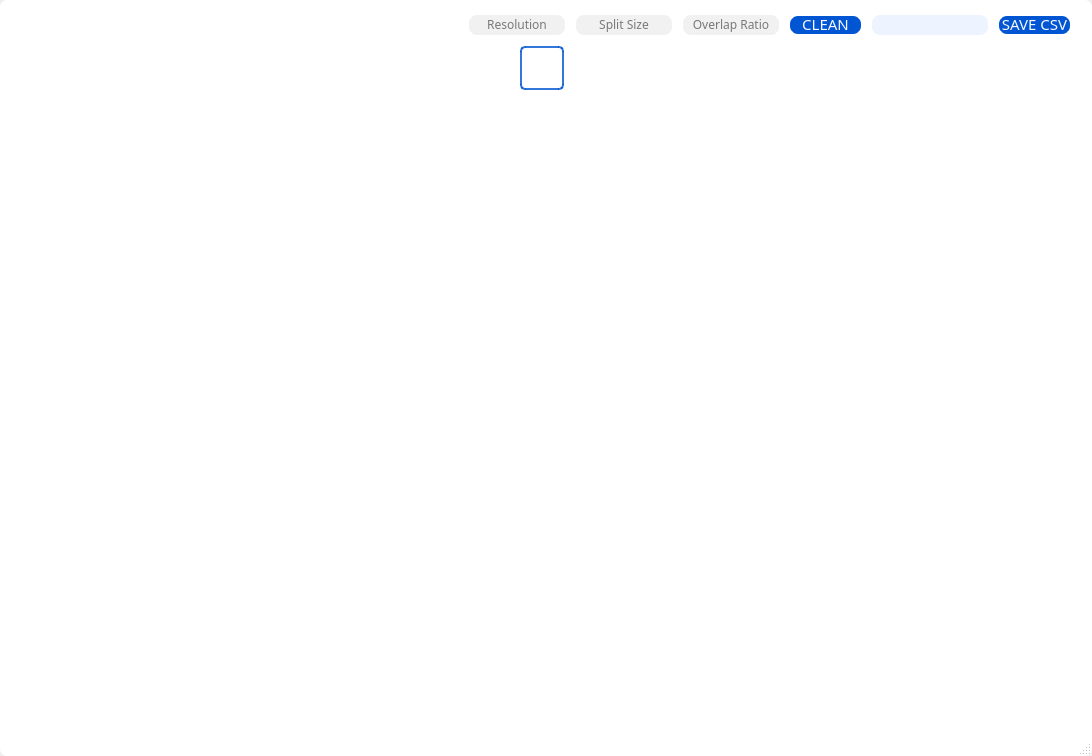
<?xml version="1.0" encoding="UTF-8"?>
<ui version="4.0">
 <class>Dialog</class>
 <widget class="QDialog" name="Dialog">
  <property name="geometry">
   <rect>
    <x>0</x>
    <y>0</y>
    <width>1092</width>
    <height>756</height>
   </rect>
  </property>
  <property name="windowTitle">
   <string>Dialog</string>
  </property>
  <property name="styleSheet">
   <string notr="true"/>
  </property>
  <property name="sizeGripEnabled">
   <bool>true</bool>
  </property>
  <property name="modal">
   <bool>false</bool>
  </property>
  <layout class="QGridLayout" name="gridLayout_4">
   <property name="leftMargin">
    <number>0</number>
   </property>
   <property name="topMargin">
    <number>0</number>
   </property>
   <property name="rightMargin">
    <number>0</number>
   </property>
   <property name="bottomMargin">
    <number>0</number>
   </property>
   <item row="0" column="0">
    <widget class="QFrame" name="frame">
     <property name="styleSheet">
      <string notr="true">border: 1px solid rgba(0,0,0,.12);
border-radius: 7px;
background-color: white;</string>
     </property>
     <layout class="QGridLayout" name="gl_all">
      <property name="leftMargin">
       <number>7</number>
      </property>
      <property name="topMargin">
       <number>7</number>
      </property>
      <property name="rightMargin">
       <number>7</number>
      </property>
      <property name="bottomMargin">
       <number>7</number>
      </property>
      <property name="verticalSpacing">
       <number>9</number>
      </property>
      <item row="0" column="0">
       <layout class="QGridLayout" name="gl_bar">
        <property name="leftMargin">
         <number>7</number>
        </property>
        <property name="topMargin">
         <number>6</number>
        </property>
        <property name="rightMargin">
         <number>13</number>
        </property>
        <property name="horizontalSpacing">
         <number>7</number>
        </property>
        <item row="0" column="3">
         <widget class="QPushButton" name="pb_save_dataset">
          <property name="enabled">
           <bool>false</bool>
          </property>
          <property name="minimumSize">
           <size>
            <width>21</width>
            <height>22</height>
           </size>
          </property>
          <property name="maximumSize">
           <size>
            <width>21</width>
            <height>22</height>
           </size>
          </property>
          <property name="font">
           <font>
            <family>Tw Cen MT Condensed</family>
            <pointsize>12</pointsize>
           </font>
          </property>
          <property name="styleSheet">
           <string notr="true">QPushButton {
	background-color: rgba(0,0,0,0);
	border: none;
}
QPushButton:pressed{
	margin: 1 1 1 1;
	outline: 0;
}
</string>
          </property>
          <property name="text">
           <string/>
          </property>
          <property name="icon">
           <iconset>
            <normaloff>../../GUIImg/pb-save-hover.png</normaloff>../../GUIImg/pb-save-hover.png</iconset>
          </property>
          <property name="iconSize">
           <size>
            <width>20</width>
            <height>20</height>
           </size>
          </property>
         </widget>
        </item>
        <item row="0" column="7">
         <widget class="QLineEdit" name="le_overlap_ratio">
          <property name="enabled">
           <bool>false</bool>
          </property>
          <property name="minimumSize">
           <size>
            <width>100</width>
            <height>0</height>
           </size>
          </property>
          <property name="maximumSize">
           <size>
            <width>100</width>
            <height>16777215</height>
           </size>
          </property>
          <property name="font">
           <font>
            <family>Tw Cen MT</family>
            <pointsize>9</pointsize>
           </font>
          </property>
          <property name="styleSheet">
           <string notr="true">QLineEdit {
	border: 2px solid white;
	border-radius: 10px;
	background-color: #F1F1F1;
	padding-bottom: 1px;
}
</string>
          </property>
          <property name="text">
           <string/>
          </property>
          <property name="alignment">
           <set>Qt::AlignCenter</set>
          </property>
          <property name="placeholderText">
           <string>Overlap Ratio</string>
          </property>
         </widget>
        </item>
        <item row="0" column="8">
         <widget class="QPushButton" name="pb_clean">
          <property name="enabled">
           <bool>true</bool>
          </property>
          <property name="minimumSize">
           <size>
            <width>75</width>
            <height>22</height>
           </size>
          </property>
          <property name="maximumSize">
           <size>
            <width>75</width>
            <height>22</height>
           </size>
          </property>
          <property name="font">
           <font>
            <family>Tw Cen MT Condensed</family>
            <pointsize>11</pointsize>
            <weight>50</weight>
            <bold>false</bold>
            <kerning>true</kerning>
           </font>
          </property>
          <property name="styleSheet">
           <string notr="true">QPushButton {
	background-color: #0055D2;
	color: #F7F9FF;
	border: 2px solid white;
	border-radius: 10px;
	padding-bottom: 2px;
}
QPushButton:pressed {
	margin: 1 1 1 1;
}</string>
          </property>
          <property name="text">
           <string>CLEAN</string>
          </property>
         </widget>
        </item>
        <item row="0" column="6">
         <widget class="QLineEdit" name="le_crop_size">
          <property name="enabled">
           <bool>false</bool>
          </property>
          <property name="minimumSize">
           <size>
            <width>100</width>
            <height>0</height>
           </size>
          </property>
          <property name="maximumSize">
           <size>
            <width>100</width>
            <height>16777215</height>
           </size>
          </property>
          <property name="font">
           <font>
            <family>Tw Cen MT</family>
            <pointsize>9</pointsize>
           </font>
          </property>
          <property name="styleSheet">
           <string notr="true">QLineEdit {
	border: 2px solid white;
	border-radius: 10px;
	background-color: #F1F1F1;
	padding-bottom: 1px;
}</string>
          </property>
          <property name="text">
           <string/>
          </property>
          <property name="alignment">
           <set>Qt::AlignCenter</set>
          </property>
          <property name="placeholderText">
           <string>Split Size</string>
          </property>
         </widget>
        </item>
        <item row="0" column="0">
         <widget class="QPushButton" name="pb_leave">
          <property name="minimumSize">
           <size>
            <width>21</width>
            <height>22</height>
           </size>
          </property>
          <property name="maximumSize">
           <size>
            <width>21</width>
            <height>22</height>
           </size>
          </property>
          <property name="font">
           <font>
            <family>Tw Cen MT Condensed</family>
            <pointsize>12</pointsize>
            <weight>50</weight>
            <bold>false</bold>
           </font>
          </property>
          <property name="styleSheet">
           <string notr="true">QPushButton {
	background-color: rgba(0,0,0,0);
	border: none;
}
QPushButton:pressed{
	margin: 1 1 1 1;
	outline: 0;
}


</string>
          </property>
          <property name="text">
           <string/>
          </property>
          <property name="icon">
           <iconset>
            <normaloff>../../GUIImg/exit3.png</normaloff>../../GUIImg/exit3.png</iconset>
          </property>
          <property name="iconSize">
           <size>
            <width>20</width>
            <height>20</height>
           </size>
          </property>
          <property name="checkable">
           <bool>true</bool>
          </property>
         </widget>
        </item>
        <item row="0" column="9">
         <widget class="QLabel" name="info_display">
          <property name="minimumSize">
           <size>
            <width>120</width>
            <height>0</height>
           </size>
          </property>
          <property name="maximumSize">
           <size>
            <width>120</width>
            <height>16777215</height>
           </size>
          </property>
          <property name="font">
           <font>
            <family>Tw Cen MT</family>
            <pointsize>9</pointsize>
           </font>
          </property>
          <property name="styleSheet">
           <string notr="true">background-color: #EDF3FF;
border: 2px solid white;
border-radius: 10px;
padding-bottom: 1px;</string>
          </property>
          <property name="text">
           <string/>
          </property>
          <property name="alignment">
           <set>Qt::AlignCenter</set>
          </property>
         </widget>
        </item>
        <item row="0" column="1">
         <widget class="QPushButton" name="pb_openfile">
          <property name="minimumSize">
           <size>
            <width>21</width>
            <height>22</height>
           </size>
          </property>
          <property name="maximumSize">
           <size>
            <width>21</width>
            <height>22</height>
           </size>
          </property>
          <property name="font">
           <font>
            <family>Tw Cen MT Condensed</family>
            <pointsize>12</pointsize>
            <weight>50</weight>
            <bold>false</bold>
           </font>
          </property>
          <property name="styleSheet">
           <string notr="true">QPushButton {
	background-color: rgba(0,0,0,0);
	border: none;
}
QPushButton:pressed{
	margin: 1 1 1 1;
	outline: 0;
}


</string>
          </property>
          <property name="text">
           <string/>
          </property>
          <property name="icon">
           <iconset>
            <normaloff>../../GUIImg/insert-picture-icon2.png</normaloff>../../GUIImg/insert-picture-icon2.png</iconset>
          </property>
          <property name="iconSize">
           <size>
            <width>20</width>
            <height>20</height>
           </size>
          </property>
          <property name="checkable">
           <bool>true</bool>
          </property>
         </widget>
        </item>
        <item row="0" column="5">
         <widget class="QLineEdit" name="le_crop_size_2">
          <property name="enabled">
           <bool>false</bool>
          </property>
          <property name="minimumSize">
           <size>
            <width>100</width>
            <height>0</height>
           </size>
          </property>
          <property name="maximumSize">
           <size>
            <width>100</width>
            <height>16777215</height>
           </size>
          </property>
          <property name="font">
           <font>
            <family>Tw Cen MT</family>
            <pointsize>9</pointsize>
           </font>
          </property>
          <property name="styleSheet">
           <string notr="true">QLineEdit {
	border: 2px solid white;
	border-radius: 10px;
	background-color: #F1F1F1;
	padding-bottom: 1px;
}</string>
          </property>
          <property name="text">
           <string/>
          </property>
          <property name="alignment">
           <set>Qt::AlignCenter</set>
          </property>
          <property name="placeholderText">
           <string>Resolution</string>
          </property>
         </widget>
        </item>
        <item row="0" column="2">
         <widget class="QPushButton" name="pb_loadcsv">
          <property name="enabled">
           <bool>false</bool>
          </property>
          <property name="minimumSize">
           <size>
            <width>21</width>
            <height>22</height>
           </size>
          </property>
          <property name="maximumSize">
           <size>
            <width>21</width>
            <height>22</height>
           </size>
          </property>
          <property name="font">
           <font>
            <family>Tw Cen MT Condensed</family>
            <pointsize>10</pointsize>
            <weight>75</weight>
            <bold>true</bold>
           </font>
          </property>
          <property name="styleSheet">
           <string notr="true">QPushButton {
	background-color: rgba(0,0,0,0);
	border: none;
}
QPushButton:pressed{
	margin: 1 1 1 1;
	outline: 0;
}
</string>
          </property>
          <property name="text">
           <string/>
          </property>
          <property name="icon">
           <iconset>
            <normaloff>../../GUIImg/placeholder2.png</normaloff>../../GUIImg/placeholder2.png</iconset>
          </property>
          <property name="iconSize">
           <size>
            <width>20</width>
            <height>20</height>
           </size>
          </property>
          <property name="checkable">
           <bool>true</bool>
          </property>
         </widget>
        </item>
        <item row="0" column="4">
         <spacer name="horizontalSpacer">
          <property name="orientation">
           <enum>Qt::Horizontal</enum>
          </property>
          <property name="sizeHint" stdset="0">
           <size>
            <width>40</width>
            <height>20</height>
           </size>
          </property>
         </spacer>
        </item>
        <item row="0" column="10">
         <widget class="QPushButton" name="pb_save_csv">
          <property name="enabled">
           <bool>false</bool>
          </property>
          <property name="minimumSize">
           <size>
            <width>75</width>
            <height>22</height>
           </size>
          </property>
          <property name="maximumSize">
           <size>
            <width>75</width>
            <height>22</height>
           </size>
          </property>
          <property name="font">
           <font>
            <family>Tw Cen MT Condensed</family>
            <pointsize>11</pointsize>
            <weight>50</weight>
            <bold>false</bold>
           </font>
          </property>
          <property name="styleSheet">
           <string notr="true">QPushButton {
	background-color: #0055D2;
	color: #F7F9FF;
	border: 2px solid white;
	border-radius: 10px;
	padding-bottom: 2px;
}
QPushButton:pressed {
	margin: 1 1 1 1;
}</string>
          </property>
          <property name="text">
           <string>SAVE CSV</string>
          </property>
         </widget>
        </item>
       </layout>
      </item>
      <item row="1" column="0">
       <layout class="QHBoxLayout" name="horizontalLayout" stretch="0,1">
        <property name="spacing">
         <number>8</number>
        </property>
        <item>
         <layout class="QGridLayout" name="gl_mode">
          <property name="leftMargin">
           <number>6</number>
          </property>
          <property name="verticalSpacing">
           <number>8</number>
          </property>
          <item row="0" column="0">
           <widget class="QPushButton" name="pb_select_mode">
            <property name="enabled">
             <bool>true</bool>
            </property>
            <property name="minimumSize">
             <size>
              <width>44</width>
              <height>44</height>
             </size>
            </property>
            <property name="maximumSize">
             <size>
              <width>44</width>
              <height>44</height>
             </size>
            </property>
            <property name="styleSheet">
             <string notr="true">QPushButton {
	border: 2px solid rgba(0, 85, 210, 0.8);
	border-radius: 5px;
	background-color: rgba(154, 186, 250, .35);
}

QPushButton:pressed{
	margin: 1 1 1 1;
	outline: 0;
}</string>
            </property>
            <property name="text">
             <string/>
            </property>
            <property name="icon">
             <iconset>
              <normaloff>../../GUIImg/click.png</normaloff>../../GUIImg/click.png</iconset>
            </property>
            <property name="iconSize">
             <size>
              <width>26</width>
              <height>26</height>
             </size>
            </property>
           </widget>
          </item>
          <item row="1" column="0">
           <widget class="QPushButton" name="pb_crop_mode">
            <property name="minimumSize">
             <size>
              <width>44</width>
              <height>44</height>
             </size>
            </property>
            <property name="maximumSize">
             <size>
              <width>44</width>
              <height>44</height>
             </size>
            </property>
            <property name="styleSheet">
             <string notr="true">QPushButton {
	border: None;
	border-radius: 5px;
}

QPushButton:pressed{
	margin: 1 1 1 1;
	outline: 0;
}

QPushButton:hover {
	background-color: #EDF3FF;
}

</string>
            </property>
            <property name="text">
             <string/>
            </property>
            <property name="icon">
             <iconset>
              <normaloff>../../GUIImg/bnbox2.png</normaloff>../../GUIImg/bnbox2.png</iconset>
            </property>
            <property name="iconSize">
             <size>
              <width>25</width>
              <height>25</height>
             </size>
            </property>
           </widget>
          </item>
          <item row="2" column="0">
           <spacer name="verticalSpacer">
            <property name="orientation">
             <enum>Qt::Vertical</enum>
            </property>
            <property name="sizeHint" stdset="0">
             <size>
              <width>20</width>
              <height>100</height>
             </size>
            </property>
           </spacer>
          </item>
         </layout>
        </item>
        <item>
         <layout class="QGridLayout" name="gl_canvas">
          <property name="leftMargin">
           <number>2</number>
          </property>
          <property name="topMargin">
           <number>0</number>
          </property>
          <property name="rightMargin">
           <number>12</number>
          </property>
          <property name="bottomMargin">
           <number>12</number>
          </property>
         </layout>
        </item>
       </layout>
      </item>
     </layout>
    </widget>
   </item>
  </layout>
 </widget>
 <resources/>
 <connections/>
</ui>
